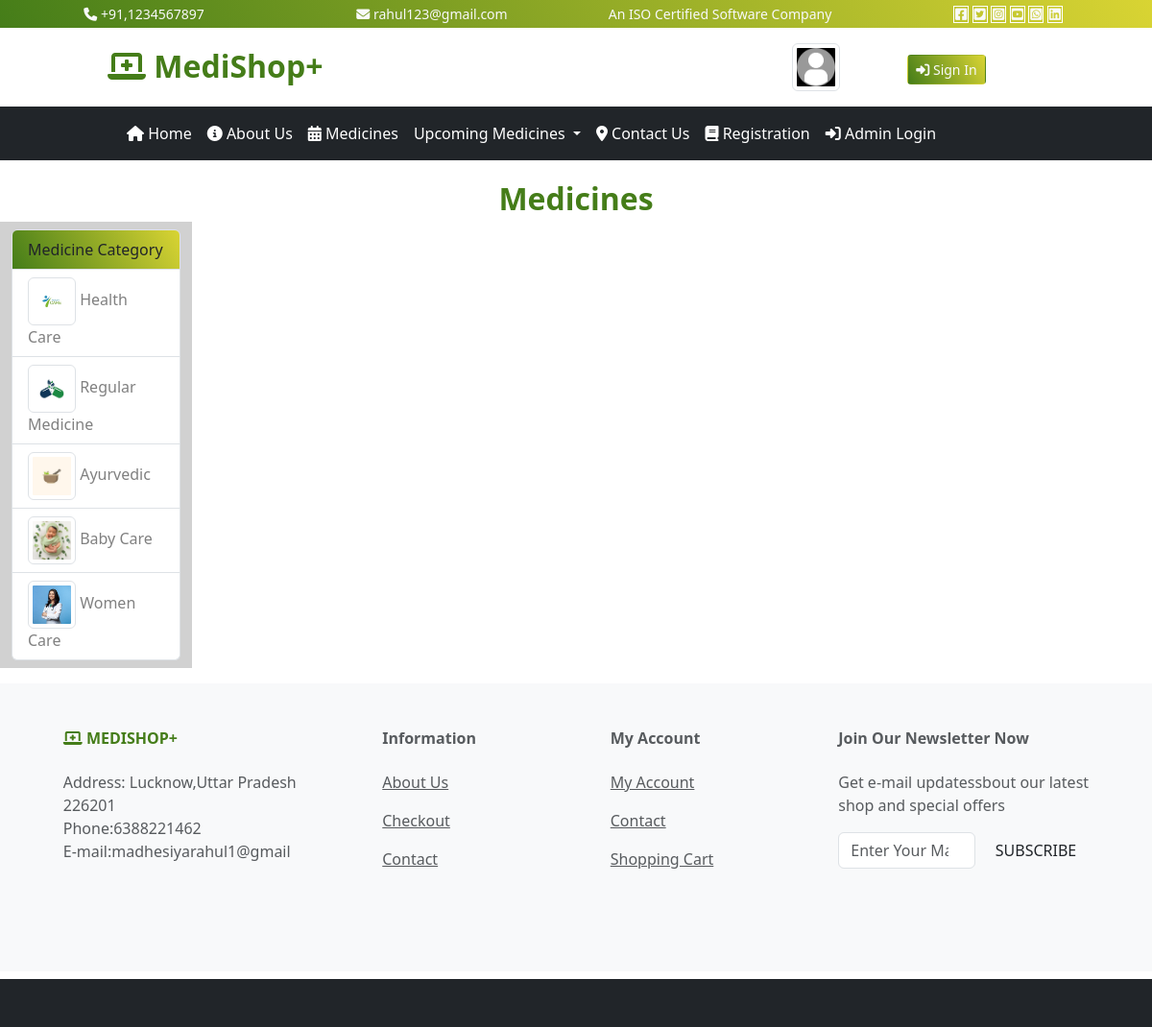
The page /user/imagegallery/ on the database its author committed.
### user/models.py (models this page shows, shortened)
class category(models.Model):
    cname=models.CharField(max_length=200,null=True)
    cpic=models.ImageField(upload_to='static/category/',null=True)
    cdate=models.DateField()

### user/views.py (the view)
# urls.py: path('imagegallery/',views.igallery),
def igallery(request):
    cid=request.GET.get('cid')
    if cid is not None:
        idata=imagegallery.objects.filter(category=cid)
    else:
        idata=imagegallery.objects.all().order_by('-id')
    cdata=category.objects.all().order_by('-id')
    mydict={"idata":idata,"cdata":cdata}
    return render(request,'user/igallery.html',mydict)

### templates/user/igallery.html (shortened to what this page needs)
{% extends 'base.html'%}
{% load  static %}
{% block content %}
<div class="text-center fs-2">
  <b class="txt-mycolor"> Medicines</b>
</div>
<div class="row">
    <div class="col-sm-2 py-2" style="background:#d1d1d1;">
        <ul class="list-group">
  <li class="list-group-item bg-mycolor">Medicine Category</li>
  {% for i in cdata %}
            <li class="list-group-item">
            <img src="/{{i.cpic}}" style="height:50px;" class="img-thumbnail"/>
           <a href="/user/imagegallery/?cid={{i.id}}" style="text-decoration:none;color:grey;">{{i.cname}}</a>
            </li>
            {% endfor %}
</ul>
    </div>
    <div class="col-sm-10">
    </div>
</div>
{% endblock %}

### templates/base.html (style rules this page uses)
:root { --bgcolor:linear-gradient(60deg,#457d19,#d9d433); --txtcolor:#457d19; }
.bg-mycolor { background:var(--bgcolor) !important; }
.txt-mycolor { color:var(--txtcolor); }

### rows shown on the page
category: cpic (picture), cname "Health Care"
category: cpic (picture), cname "Regular Medicine"
category: cpic (picture), cname "Ayurvedic"
category: cpic (picture), cname "Baby Care"
category: cpic (picture), cname "Women Care"
